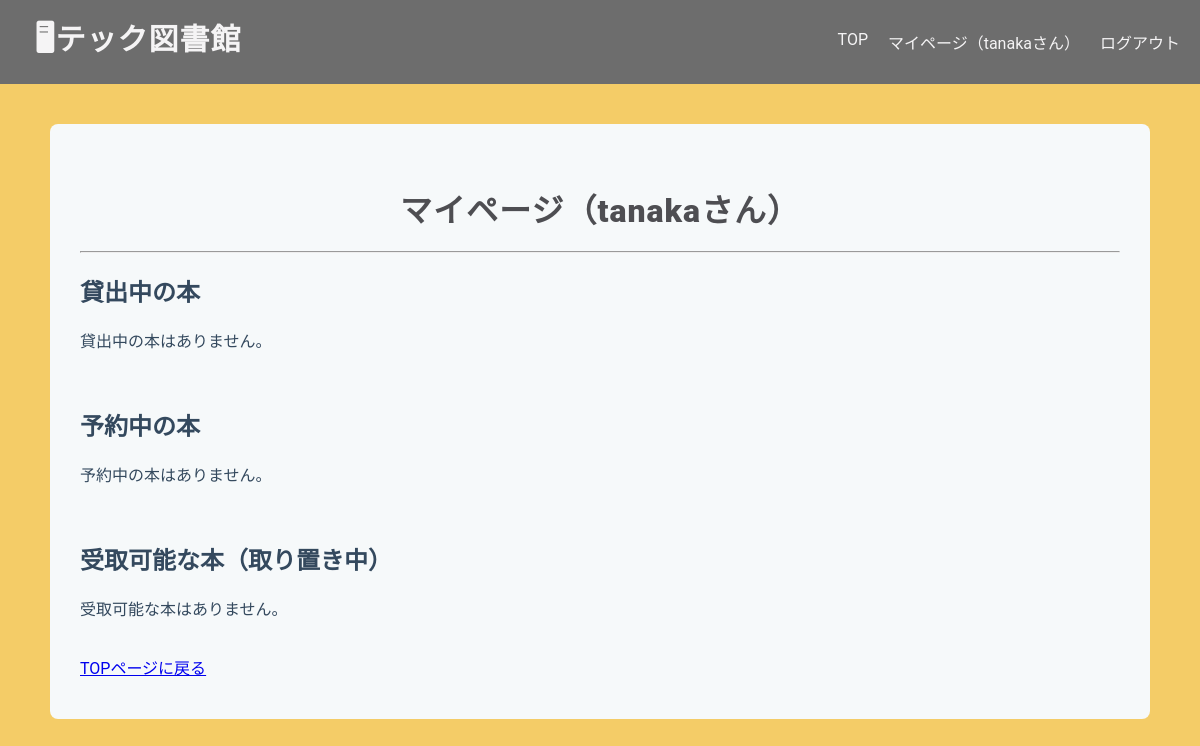
Before: /library/mypage/ (signed in) with the older database file.
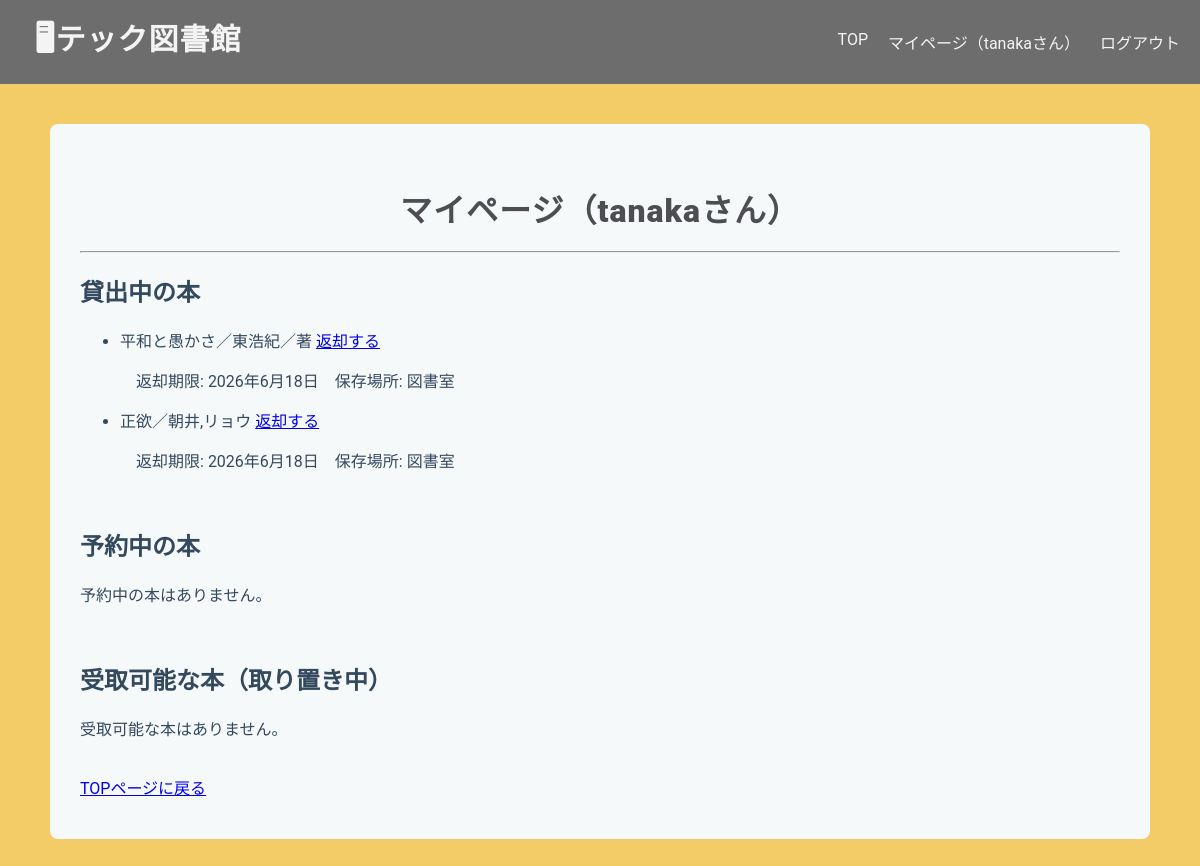
After: the same page with the newer database file.
### libraryapp/models.py (models this page shows, shortened)
class Borrow(models.Model):
    user = models.ForeignKey(User, on_delete=models.CASCADE)
    stock = models.ForeignKey(
        Stock,
        on_delete=models.PROTECT,
        related_name="borrows"
    )
    borrowed_at = models.DateTimeField(default=timezone.now)
    due_date = models.DateField()
    returned_at = models.DateTimeField(null=True, blank=True)

class Stock(models.Model):
    book = models.ForeignKey(
        Book,
        on_delete=models.CASCADE,
        related_name="stocks"
    )
    location = models.ForeignKey(
        Location,
        on_delete=models.PROTECT,
        related_name="stocks"
    )
    is_available = models.BooleanField(default=True)

class Book(models.Model):
    isbn = models.CharField(
        max_length=17,
        help_text='ISBN-10 または ISBN-13（ハイフン可）',
        verbose_name='ISBN',
        unique=True,
    )
    title = models.CharField(max_length=200, blank=True)
    author = models.CharField(max_length=200, null=True, blank=True)
    publisher = models.CharField(max_length=200, null=True, blank=True)
    publication_date = models.DateField(null=True, blank=True)
    description = models.TextField(null=True, blank=True)
    cover_url = models.URLField(null=True, blank=True)
    edition_number = models.IntegerField(default=1)

class Location(models.Model):
    name = models.CharField(max_length=100)
    def __str__(self):
        return self.name

### libraryapp/views.py (the view)
# urls.py: path('mypage/', views.MyPageView.as_view(), name='mypage'),
class MyPageView(LoginRequiredMixin, ListView):
    model = Borrow
    template_name = "libraryapp/mypage.html"
    context_object_name = "borrows"
    def get_queryset(self):
        return Borrow.objects.filter(
            user=self.request.user,
            returned_at__isnull=True
        ).select_related("stock__book")
    def get_context_data(self, **kwargs):
        context = super().get_context_data(**kwargs)
        context['reservations'] = Reservation.objects.filter(
            user=self.request.user
        ).select_related("book")
        context['hold_stocks'] = HoldStock.objects.filter(
            user=self.request.user,
            is_pickedup=False
        ).select_related("stock__book")
        return context

### templates/libraryapp/mypage.html (shortened to what this page needs)
{% extends "libraryapp/base.html" %}
{% block content %}
<h1>マイページ（{{ user.username }}さん）</h1>
<hr>
<h2>貸出中の本</h2>
{% if borrows %}
    <ul>
        {% for borrow in borrows %}
            <li>
                {{ borrow.stock.book.title }}／{{ borrow.stock.book.author }}
                <a href="{% url 'return_book' borrow.id %}">
                    返却する
                </a>
                <p>　返却期限: {{ borrow.due_date }}　保存場所: {{ borrow.stock.location }}</p>
            </li>
        {% endfor %}
    </ul>
{% else %}
    <p>貸出中の本はありません。</p>
{% endif %}
<br>
<h2>予約中の本</h2>
{% if reservations %}
    <ul>
        {% for reservation in reservations %}
            <li>
                {{ reservation.book.title }}／{{ reservation.book.author }}
                （予約日：{{ reservation.reserved_at|date:"Y-m-d H:i" }}）
            </li>
        {% endfor %}
    </ul>
{% else %}
    <p>予約中の本はありません。</p>
{% endif %}
<br>
<h2>受取可能な本（取り置き中）</h2>
{% if hold_stocks %}
    <ul>
        {% for hold in hold_stocks %}
            <li>
                {{ hold.stock.book.title }}／{{ hold.stock.book.author }} <span>【受取待ち】</span>
                <a href="{% url 'pickup_confirm' hold.id %}"
                    class="action-button">
                    受け取る
                </a>
            </li>
        {% endfor %}
    </ul>
{% else %}
    <p>受取可能な本はありません。</p>
{% endif %}
<br>
<a href="{% url 'home' %}">TOPページに戻る</a>
{% endblock content %}

Changed rows visible on the page:
added Borrow: stock.book "平和と愚かさ", stock.book.author "東浩紀／著", due_date "2026年6月18日", stock.location "図書室"
added Borrow: stock.book "正欲", stock.book.author "朝井,リョウ", due_date "2026年6月18日", stock.location "図書室"
Other visible differences:
text no longer shown: "貸出中の本はありません。"
